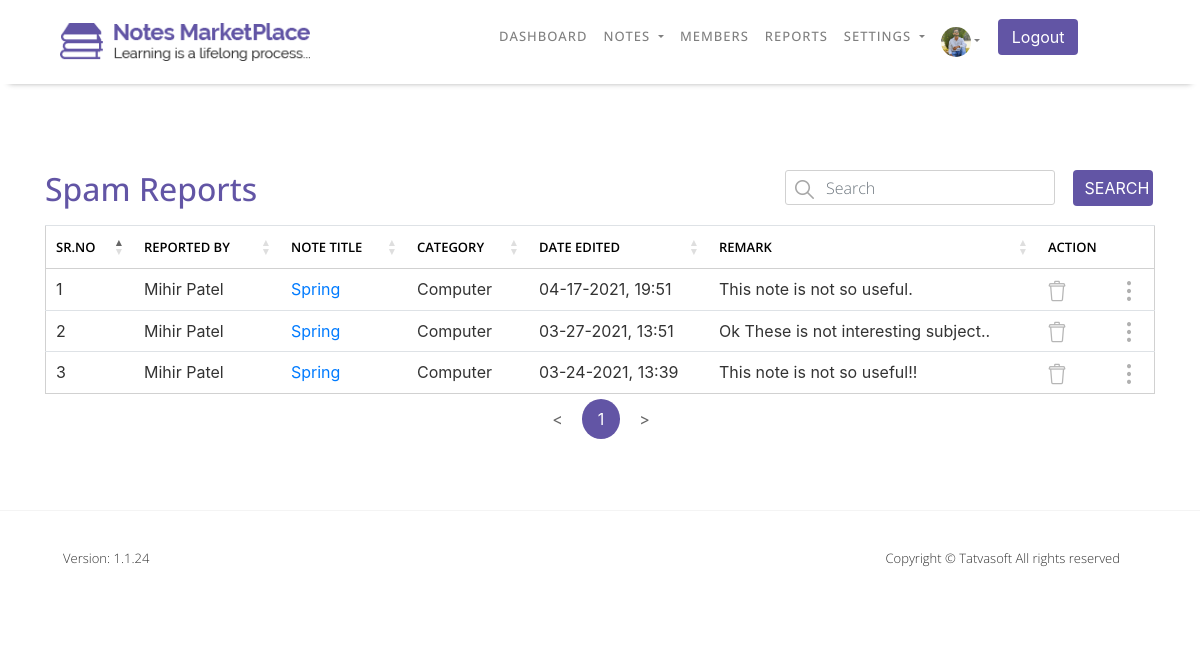
The app's page /NOTESMARKETPLACE/Admin/Spam_Reports.php (signed in) with its own data.
### tables this page shows
CREATE TABLE `userprofile` (
  `ID` int(11) NOT NULL COMMENT 'Primary Key',
  `UserID` int(11) NOT NULL COMMENT 'FOREIGN KEY relationship with Users table.',
  `DOB` datetime DEFAULT NULL,
  `Gender` int(11) DEFAULT NULL COMMENT 'FOREIGN KEY relationship with ReferenceData table.bind distinct value from ReferenceDtata table with filter RefCategory=''Gender'' ans IsActive = 1.',
  `SecondaryEmailAddress` varchar(100) NOT NULL COMMENT 'For Admin user only.',
  `Phone number - Country Code` varchar(5) NOT NULL COMMENT 'bind distinct CountryCode from Country table with filter IsActive=1.',
  `Phone number` varchar(20) NOT NULL,
  `Profile Picture` varchar(500) DEFAULT NULL COMMENT 'Profile Picture of the user. ',
  `Address Line 1` varchar(100) NOT NULL,
  `Address Line 2` varchar(100) NOT NULL,
  `City` varchar(50) NOT NULL,
  `State` varchar(50) NOT NULL,
  `Zip Code` varchar(50) NOT NULL,
  `Country` varchar(50) NOT NULL COMMENT 'Bind distinct Country from Country table with filter IsActive=1.',
  `University` varchar(100) DEFAULT NULL,
  `College` varchar(100) DEFAULT NULL,
  `CreatedDate` datetime DEFAULT current_timestamp() COMMENT 'Date and time when system has created a record.',
  `CraetedBy` int(11) DEFAULT NULL COMMENT 'UserID who has created this rocord.',
  `ModifiedDate` datetime DEFAULT current_timestamp() COMMENT 'Date and time when system has updated a record.',
  `ModifiedBy` int(11) DEFAULT NULL COMMENT 'UserID who has updated this rocord.'
);

CREATE TABLE `sellernotesreportedissues` (
  `ID` int(11) NOT NULL COMMENT 'PRIMARY KEY',
  `NoteID` int(11) NOT NULL COMMENT 'FOREIGN KEY relationship with SellerNotes table.',
  `ReportedBYID` int(11) NOT NULL COMMENT 'FOREIGN KEY relationship with users table.',
  `AgainstDownloadID` int(11) NOT NULL COMMENT 'FOREIGN KEY relationship with Downloads table.',
  `Remarks` varchar(10000) NOT NULL,
  `CreatedDate` datetime DEFAULT current_timestamp() COMMENT 'Date and time when system has created this record.',
  `CreatedBy` int(11) DEFAULT NULL COMMENT 'UserID who has created this record.',
  `ModifiedDate` datetime DEFAULT current_timestamp() COMMENT 'Date and time when system has updated this record.',
  `ModifiedBy` int(11) DEFAULT NULL COMMENT 'UserID who has created this record. Super Admin ID you can insert static.'
);

CREATE TABLE `users` (
  `ID` int(11) NOT NULL COMMENT 'PRIMARY KEY',
  `RoleID` int(11) NOT NULL COMMENT 'FOREIGN KEY relationship with UserRoles table',
  `FirstName` varchar(50) NOT NULL COMMENT 'Required Information',
  `LastName` varchar(50) NOT NULL COMMENT 'Required Information',
  `EmailID` varchar(100) NOT NULL COMMENT 'Required Information | Unique EmailID across table.',
  `Password` varchar(24) NOT NULL COMMENT 'Required Information',
  `IsEmailVerified` bit(2) DEFAULT b'0' COMMENT 'Required Information, Default set to false.',
  `CreatedDate` datetime DEFAULT current_timestamp() COMMENT 'Date and time when system has created a record.',
  `CreatedBy` int(11) DEFAULT NULL COMMENT 'UserID who has created this record.',
  `ModifiedDate` datetime DEFAULT current_timestamp() COMMENT 'date and time when system has updated a record.',
  `ModifiedBy` int(11) DEFAULT NULL COMMENT 'UserID who updateds this record.',
  `IsActive` bit(2) NOT NULL DEFAULT b'1' COMMENT 'Required Information, default set to true.'
);

CREATE TABLE `downloads` (
  `ID` int(11) NOT NULL COMMENT 'PRIMARY KEY',
  `NoteID` int(11) NOT NULL COMMENT 'FOREIGN KEY relationship with SellerNotes table.',
  `Seller` int(11) NOT NULL COMMENT 'FOREIGN KEY relationship with Users table.',
  `Downloader` int(11) NOT NULL COMMENT 'FOREIGN KEY relationship with Users table.',
  `IsSellerHasAllowedDownload` bit(2) NOT NULL DEFAULT b'0' COMMENT 'For paid notes default false.For free notes it will be true anyway.',
  `AttachmentPath` varchar(1000) DEFAULT NULL COMMENT 'for paid notes default false. for free notes it will be true anyway.',
  `IsAttachmentDownloaded` bit(2) NOT NULL DEFAULT b'0',
  `AttachmentDownloadedDate` datetime DEFAULT NULL COMMENT 'for paid notes default false. for free notes it will be true anyway.',
  `IsPaid` int(11) NOT NULL COMMENT 'default false. for free notes it will be true anyway.',
  `PurchasedPrice` bit(64) NOT NULL,
  `NoteTitle` varchar(100) NOT NULL COMMENT 'We need to store Note Title to this Table.',
  `NoteCategory` varchar(100) NOT NULL COMMENT 'We need to store Note Category to this Table.',
  `CreatedDate` datetime DEFAULT NULL COMMENT 'Date and time when system has created this record.',
  `CreatedBy` int(11) DEFAULT NULL COMMENT 'UserID who has created this record.Super Admin Id you can insert static.',
  `ModifiedDate` datetime DEFAULT NULL COMMENT 'Date and time when system has updated this record.',
  `ModifiedBy` int(11) DEFAULT NULL COMMENT 'UserID who has updatNoteed this record. Super Admin Id you can insert static.',
  `IsActive` bit(2) NOT NULL DEFAULT b'1'
);

### NOTESMARKETPLACE/Admin/Spam_Reports.php (the view, shortened to what this page needs)
<?php include "Config/Database-Connection.php"; ?>
    <?php
        if(isset($_SESSION['loggedin']) && $_SESSION['loggedin'] = true){
            include "Header.php";
        }else{
            header("Location: ../Login.php");
        }
    ?>
    <section id="spam-reports">
        <div class="content-box-lg">
            <div class="container">
                <div class="row spam-reports-row">
                    <div class="col-md-6 col-sm-6 col-6">
                        <div class="horizontal-heading">
                            <h2>Spam Reports</h2>
                        </div>
                    </div>
                    <div class="col-md-6 col-sm-6 col-6">
                        <div class="row">
                            <div class="col-md-9 col-sm-6 col-6">
                                <div class="form-group text-left">
                                    <input type="text" id="Search_Reports" name="Search_Reports" class="form-control" placeholder="Search">
                                </div>
                            </div>
                            <div class="col-md-3 col-sm-6 col-6">
                                <button type="button" id="Reports" name="Reports" class="btn btn-info btn-Blue">Search</button>
                            </div>
                        </div>
                    </div>
                </div>
                <div class="row spam-reports-row">
                    <div class="col-md-12 col-sm-12 col-12">
                        <div class="table-responsive">
                            <table class="table table-hover" id="Reports_table">
                                <thead>
                                    <tr>
                                        <th scope="col">SR.NO</th>
                                        <th scope="col">REPORTED BY</th>
                                        <th scope="col">NOTE TITLE</th>
                                        <th scope="col">CATEGORY</th>
                                        <th scope="col">DATE EDITED</th>
                                        <th scope="col">REMARK</th>
                                        <th scope="col">ACTION</th>
                                        <th scope="col"></th>
                                    </tr>
                                </thead>
                                <tbody>
                            <?php
                                $query = "SELECT * FROM sellernotesreportedissues ORDER BY CreatedDate DESC";
                                $Search_all = mysqli_query($connection,$query);
                                if(mysqli_num_rows($Search_all)!=0){
                                    $j=1;
                                    while($row =mysqli_fetch_assoc($Search_all)){
                                        $ID = $row['ID'];
                                        $NoteID = $row['NoteID'];
                                        $AgainstDownloadID = $row['AgainstDownloadID'];
                                        $ReportedBYID = $row['ReportedBYID'];
                                        $Remarks = $row['Remarks'];
                                        $CreatedDate = $row['CreatedDate'];
                                        $DATEEDITED = date("m-d-Y, H:i",
                                        strtotime($CreatedDate));
                                        $query = "SELECT * FROM users WHERE ID=$ReportedBYID";
                                        $User_Select = mysqli_query($connection,$query);
                                        if($row = mysqli_fetch_assoc($User_Select)){
                                            $FirstName = $row['FirstName'];
                                            $LastName = $row['LastName'];
                                        }
                                        $query = "SELECT * FROM downloads WHERE ID=$AgainstDownloadID";
                                        $Download_Select = mysqli_query($connection,$query);
                                        if($row =mysqli_fetch_assoc($Download_Select)){
                                            $NoteTitle = $row['NoteTitle'];
                                            $NoteCategory = $row['NoteCategory'];
                                        }
                                        echo "<tr><td>$j</td>
                                                <td>".$FirstName." ".$LastName."</td>
                                                <td><a href='Notes_Details.php?Note=$NoteID'>$NoteTitle</a></td>
                                                <td>$NoteCategory</td>
                                                <td>$DATEEDITED</td>
                                                <td>$Remarks</td>
                                                <td><a href='Spam_Reports.php?delete=$ID'
                                                onclick='return DELETE()'><img src='images/tables/delete.png' alt='Delete Image'></a></td>
                                                <td>
                                                    <div class='dropdown'>
                                                        <img src='images/tables/dots.png' alt='Setting Image' class='dropbtn'>
                                                        <div class='dropdown-content'>
                                                            <a href='Attachment_Download.php?Download=$NoteID'>Downloaded Notes</a>
                                                            <a href='Notes_Details.php?Note=$NoteID'>View More Details</a>
                                                        </div>
                                                    </div>
                                                </td>
                                            </tr>";
                                        $j++;
                                    }
                                }
                            ?>
                                </tbody>
                            </table>
                        </div>
                    </div>
                </div>
            </div>
        </div>
    </section>
<?php include "Footer.php"; ?>

### NOTESMARKETPLACE/Admin/Header.php (shortened to what this page needs)
<!DOCTYPE html>
<html lang="en">
<head>
    <link rel="stylesheet" href="css/bootstrap/bootstrap.min.css">
    <link rel="stylesheet" type="text/css" href="https://cdn.datatables.net/1.10.24/css/jquery.dataTables.min.css"/>
    <link rel="stylesheet" href="css/style.css">
    <link rel="stylesheet" href="css/responsive.css">
</head>
<body>
    <header>
        <nav class="navbar navbar-expand-lg navbar-light white-nav-top fixed-top">
            <div class="container">
                <a id="user-header" class="navbar-brand" href="Dashboard.php">
                    <img src="images/Homepage/logo.png" alt="Logo" class="img-responsive">
                </a>
                <div class="collapse navbar-collapse" id="navbarSupportedContent">
                    <ul class="navbar-nav me-auto mb-2 mb-lg-0">
                        <li class="nav-item">
                            <a class="nav-link" href="Dashboard.php">Dashboard</a>
                        </li>
                        <li class="nav-item dropdown">
                            <a class="nav-link dropdown-toggle dropbtn" href="#" id="navbarDropdown" role="button" data-toggle="dropdown" aria-haspopup="true" aria-expanded="false">
                                Notes
                            </a>
                        </li>
                        <li class="nav-item">
                            <a class="nav-link" href="Members.php">Members</a>
                        </li>
                        <li class="nav-item">
                            <a class="nav-link" href="Spam_Reports.php">Reports</a>
                        </li>
                        <li class="nav-item dropdown">
                            <a class="nav-link dropdown-toggle dropbtn" href="#" id="navbarDropdown" role="button" data-toggle="dropdown" aria-haspopup="true" aria-expanded="false">
                                Settings
                            </a>
                        </li>
                        <li class="nav-item dropdown">
                            <a class="nav-link dropdown-toggle user-img dropbtn" href="#" id="navbarDropdown" role="button" data-toggle="dropdown" aria-haspopup="true" aria-expanded="false">
                            <?php
                                    $EmailID = $_SESSION['EmailID'];
                                    $query = "SELECT * FROM users WHERE EmailID='{$EmailID}'";
                                    $Users_select = mysqli_query($connection,$query);
                                    while($row = mysqli_fetch_assoc($Users_select)){
                                        $ID = $row['ID'];
                                    }
                                    $query = "SELECT * FROM userprofile WHERE UserID=$ID";
                                    $Users_select = mysqli_query($connection,$query);
                                    while($row = mysqli_fetch_assoc($Users_select)){
                                        $IMG = $row['Profile Picture'];
                                    }
                                    $query = "SELECT * FROM system_configuration WHERE ID=8";
                                    $Default_select = mysqli_query($connection,$query);
                                    while($row = mysqli_fetch_assoc($Default_select)){
                                        $Default_IMG = $row['Value'];
                                    }
                            ?>
                            <img src="<?php if(mysqli_num_rows($Users_select)!=0 && $IMG!=""){ echo "../Uploads/Admin/$ID/Profile_Photo/$IMG"; }else{ echo "../Uploads/Default_Images/$Default_IMG"; }?>" alt="User-Photo" class="rounded-circle img-responsive"></a>
                        </li>
                        <li class="nav-item">
                            <form class="form-inline my-2 my-lg-0" action="" method="post">
                                <button class="btn my-2 my-sm-0 btn-Blue" name="Logout" type="submit" onclick="return LogoutAdmin()">Logout</button>
                            </form>
                        </li>
                    </ul>
                </div>
            </div>
        </nav>
    </header>

### records on screen
userprofile: Profile Picture (picture)
sellernotesreportedissues: ReportedBYID.FirstName "Mihir", ReportedBYID.LastName "Patel", AgainstDownloadID.NoteTitle "Spring", AgainstDownloadID.NoteCategory "Computer", CreatedDate "04-17-2021, 19:51", Remarks "This note is not so useful."
sellernotesreportedissues: ReportedBYID.FirstName "Mihir", ReportedBYID.LastName "Patel", AgainstDownloadID.NoteTitle "Spring", AgainstDownloadID.NoteCategory "Computer", CreatedDate "03-27-2021, 13:51", Remarks "Ok These is not interesting subject.."
sellernotesreportedissues: ReportedBYID.FirstName "Mihir", ReportedBYID.LastName "Patel", AgainstDownloadID.NoteTitle "Spring", AgainstDownloadID.NoteCategory "Computer", CreatedDate "03-24-2021, 13:39", Remarks "This note is not so useful!!"
